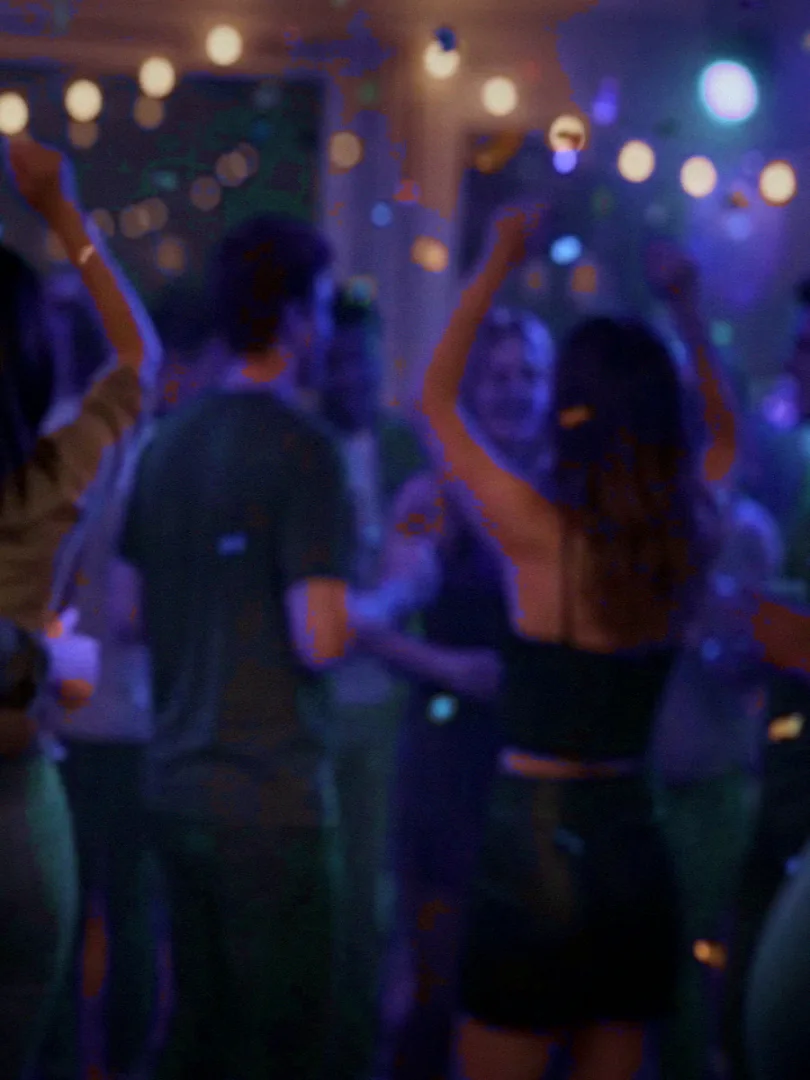
#> input picture spiel/dist/img/APS.webp, 810 x 1080 px, given in place of APS.webp.webp, which was not available
$ python disco.py ../../dist/img/APS.webp 1.0 ../../dist/img/BAD_POST.webp
#> lines starting #> are read from the running program, lines starting #| are printed output that depends on the picture; after the words box and inside, x2 and y2 are one past the last pixel; in counts of white or black regions, pixels touching at a corner belong together
import numpy as np, cv2, sys, subprocess, math, colorsys
from PIL import Image
k=sys.argv[1]; sek=float(sys.argv[2]); out=sys.argv[3]
W,H=1280,720; fps=25
img=np.array(Image.open(f'/home/user/du-verpasst-was/spiel/dist/img/{k}.webp').convert('RGB').resize((W,H),Image.LANCZOS)).astype(np.float32)/255
rng=np.random.default_rng(3)
# Discokugel-Punkte: Kugel außerhalb des Bildes oben; Punkte auf einer Kugelfläche, drehen sich gemeinsam
N=140; th=rng.uniform(0,2*np.pi,N); ph=rng.uniform(.25,1.35,N); gr=rng.uniform(.6,1.0,N)
yy,xx=np.mgrid[0:H,0:W].astype(np.float32)
# Albedo-Näherung: Licht wirkt stärker auf hellen Flächen, gar nicht auf Schwarz
alb=np.clip(img*1.4+.03,0,1)
# Farbwechsel: Liedteile, weiche Übergänge (nicht zufällig flackern)
FARBEN=[(330,.75),(275,.7),(215,.65),(300,.7),(20,.55)]
def farbe(t):
    teil=8.0; i=int(t//teil); f=(t%teil)/teil; f=0 if f<.8 else (f-.8)/.2; f=f*f*(3-2*f)
    a=FARBEN[i%len(FARBEN)]; b=FARBEN[(i+1)%len(FARBEN)]
    h=(a[0]+((b[0]-a[0]+180)%360-180)*f)%360; s=a[1]+(b[1]-a[1])*f
    return np.array(colorsys.hsv_to_rgb(h/360,s,1),np.float32)
hsv=cv2.cvtColor((img*255).astype(np.uint8),cv2.COLOR_RGB2HSV).astype(np.float32)/255
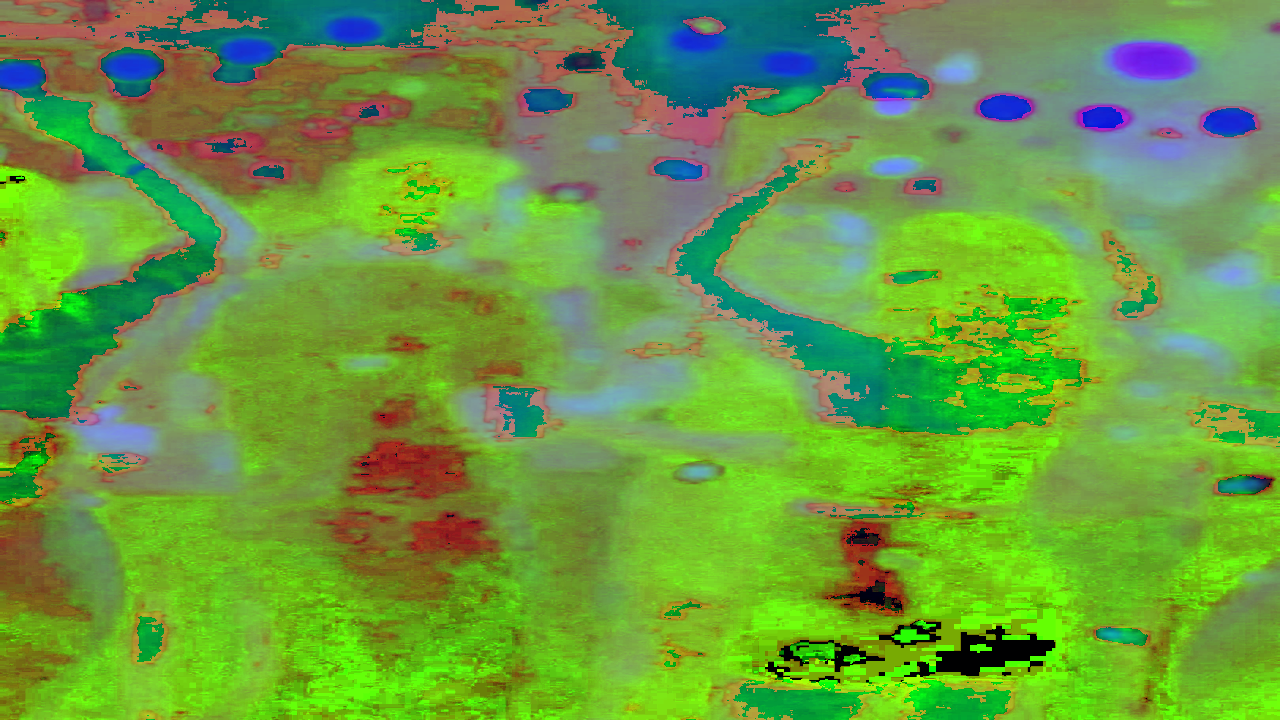
#> hsv: shape (720, 1280, 3) float32; mean R, G, B 0.418, 0.615, 0.257
lampe=((hsv[...,2]>.75)&(hsv[...,1]>.35)).astype(np.float32); lampe[int(H*.4):]=0
#> after `lampe = ((hsv[..., 2] > 0.75) & (hsv[..., 1] > 0.35)).astype(np.float3`: lampe: shape (720, 1280) float32; values 0 (black) and 1 (white), 0.69% white; 16 white regions (2 under 20 px), largest, box (x1, y1, x2, y2) and area: (84, 408, 150, 447) 1333, (1138, 141, 1196, 160) 807, (1105, 41, 1197, 84) 727
#> after `lampe[int(H * 0.4):] = 0`:
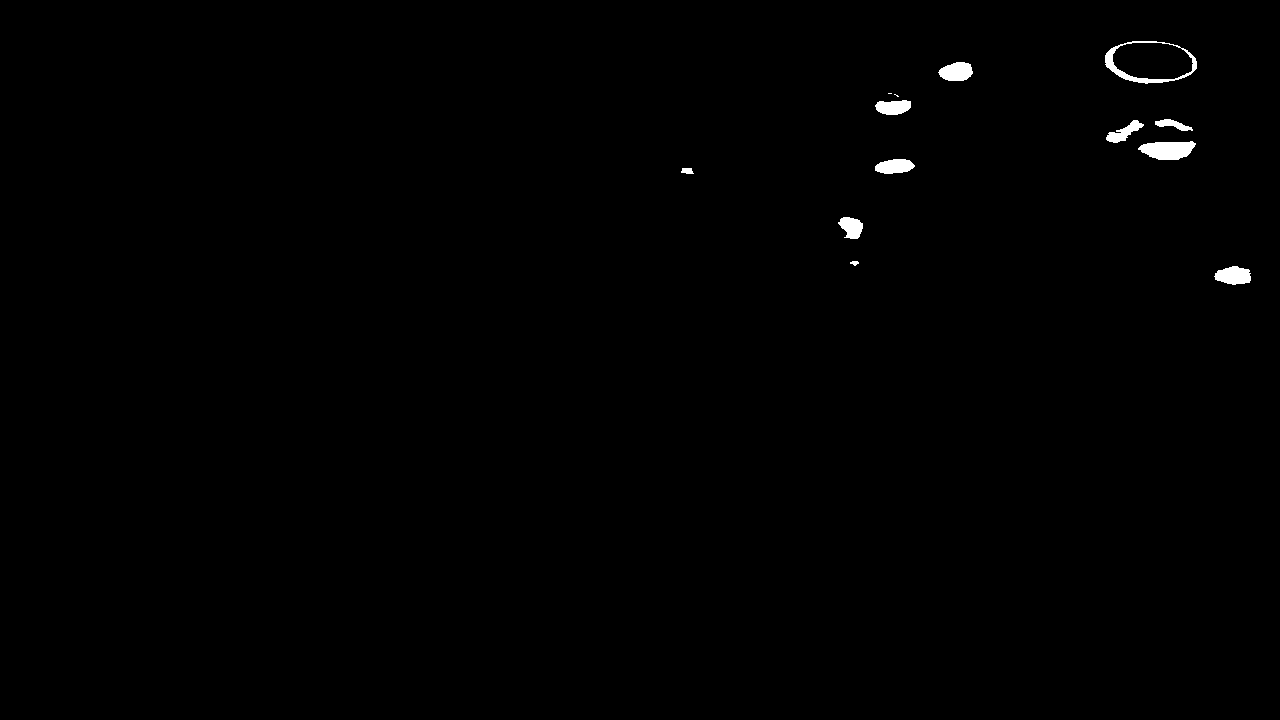
#> lampe: shape (720, 1280) float32; values 0 (black) and 1 (white), 0.49% white; 13 white regions (2 under 20 px), largest, box (x1, y1, x2, y2) and area: (1138, 141, 1196, 160) 807, (1105, 41, 1197, 84) 727, (1214, 266, 1251, 285) 520
lampe=cv2.GaussianBlur(cv2.dilate(lampe,np.ones((5,5),np.uint8)),(0,0),4)[...,None]
#> lampe: shape (720, 1280, 1) float32
lum=(img@np.array([.3,.59,.11],np.float32))[...,None]
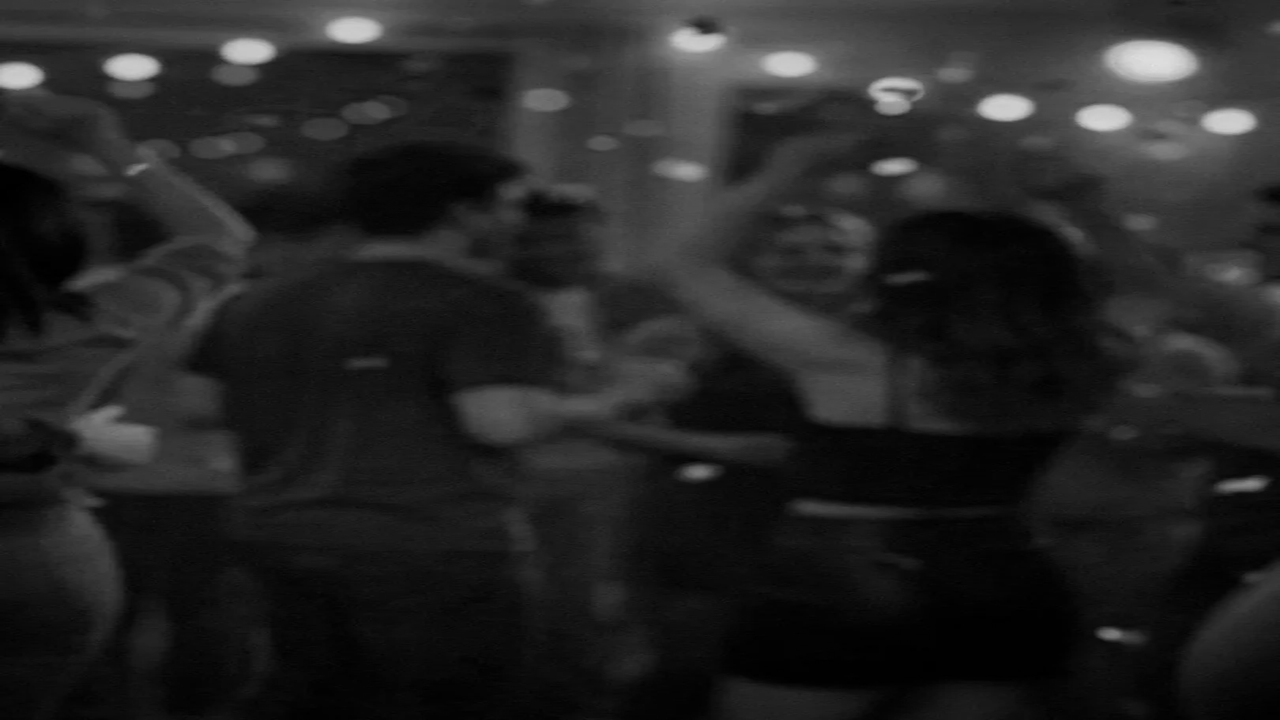
#> lum: shape (720, 1280, 1) float32; min 0, max 0.896, mean 0.145
fig=None
try: fig=np.array(Image.open(f'p_{k}.png').resize((W,H))).astype(np.float32)/255
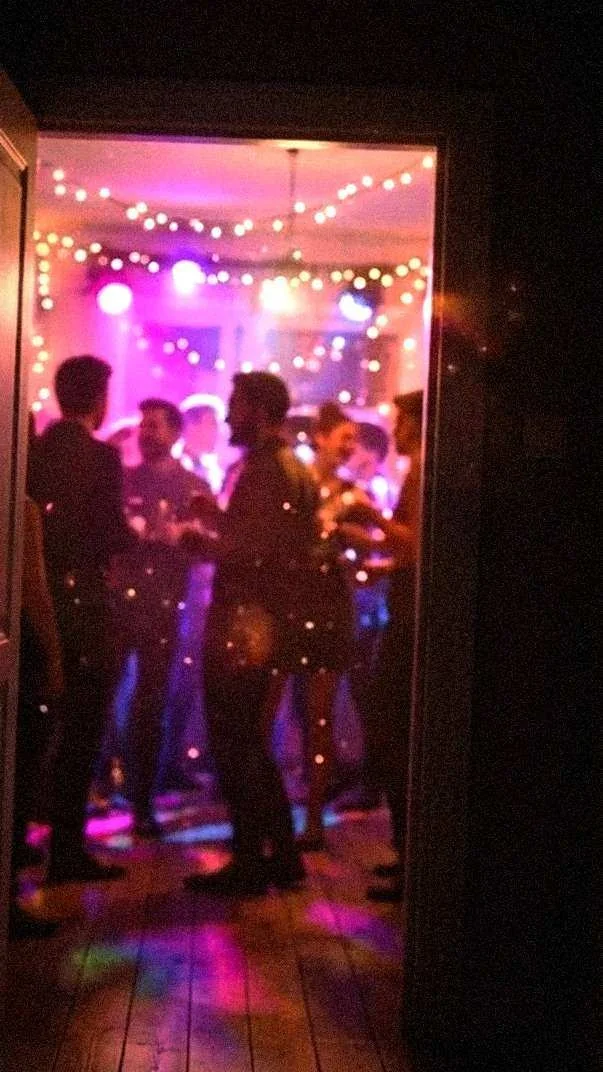
#> input picture spiel/dist/img/BAD_POST.webp, 603 x 1072 px, given in place of APS.webp.png, which was not available
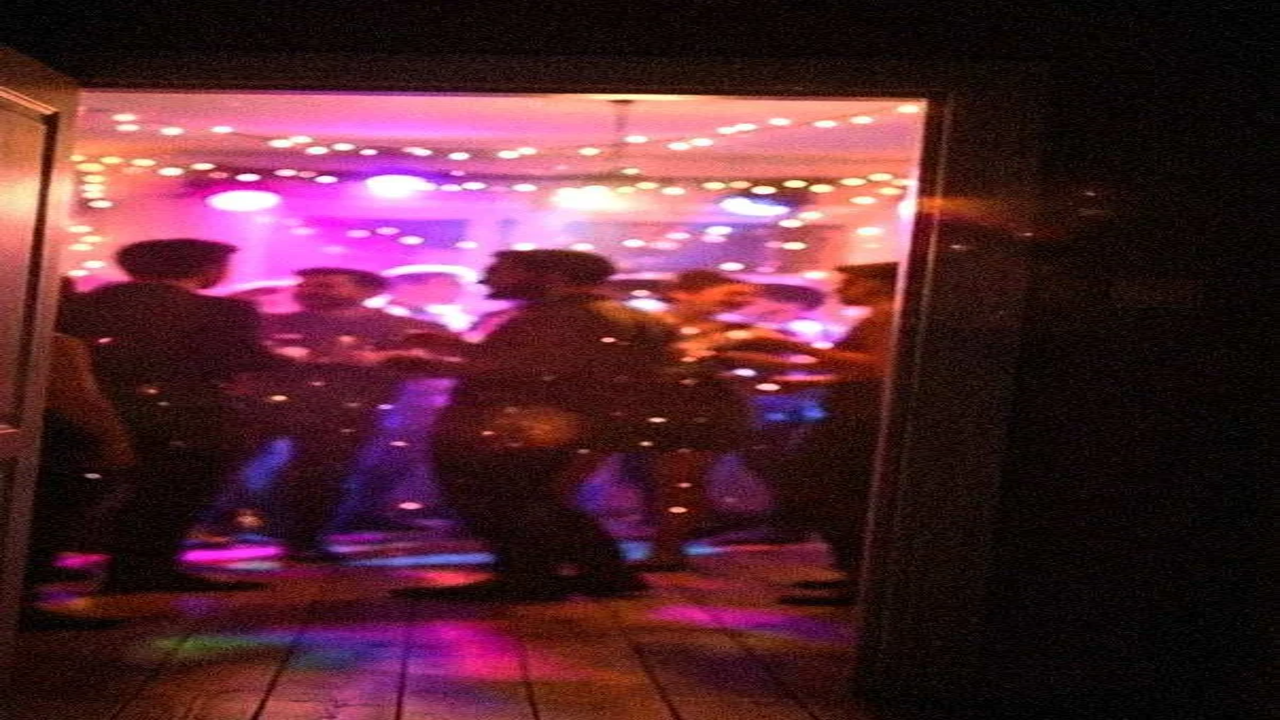
#> fig: shape (720, 1280, 3) float32; mean R, G, B 0.332, 0.157, 0.2
except: pass
#> (the run stopped early here; a loop or call above may not have finished)
